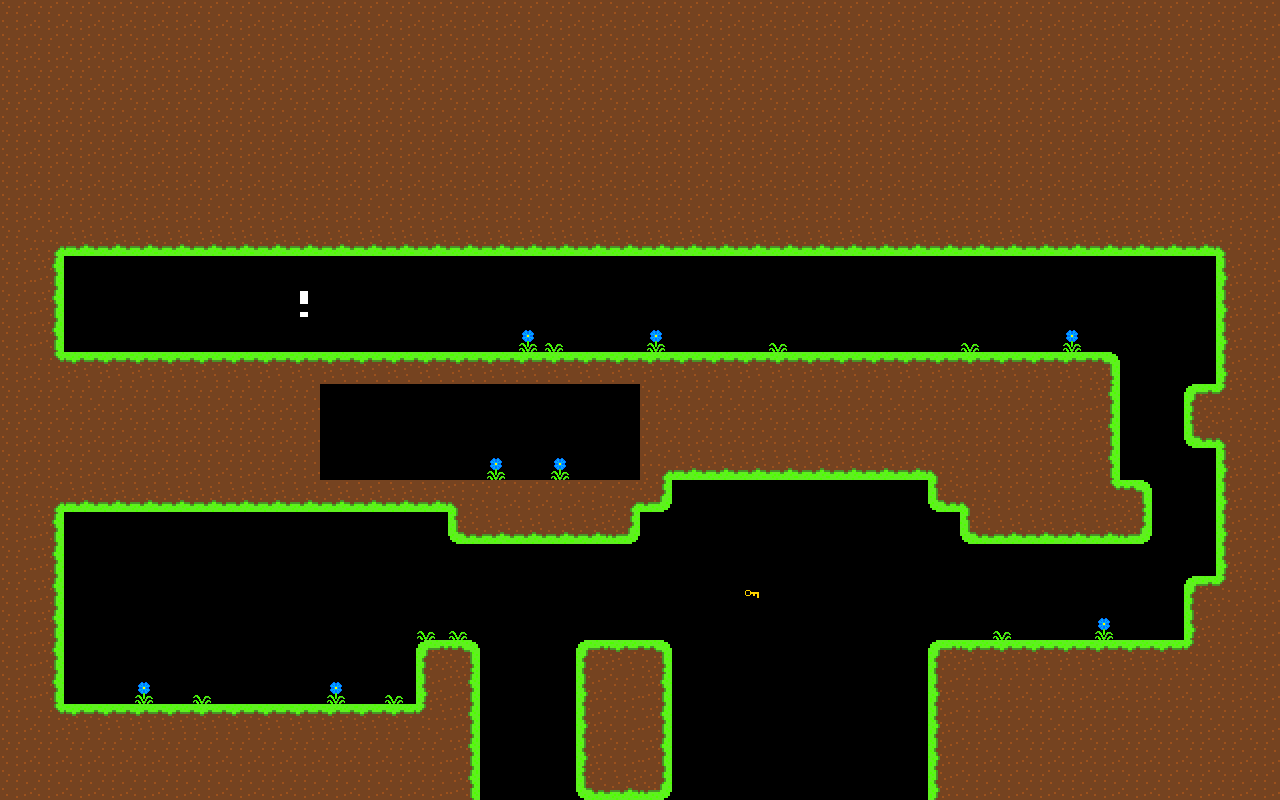

A level layout from a 2D game, rendered from its tile map. Below: a short description, then the map file with tile-grid data replaced by summaries:
An orthogonal 40x25 tile map with 32x32 px tiles, 5 tile layers (Enemy, Floor, Deco, Deco2, ...), 1 hidden layer not drawn, 3 tilesets.

<map version="1.10" tiledversion="1.10.2" orientation="orthogonal" renderorder="right-down" width="40" height="25" tilewidth="32" tileheight="32" infinite="0" nextlayerid="8" nextobjectid="1">
 <tileset firstgid="1" source="tsx/interactables.tsx" />
 <tileset firstgid="5" source="tsx/dirt_terrain.tsx" />
 <tileset firstgid="21" source="tsx/Deco.tsx" />
 <layer id="7" name="Enemy" width="40" height="25">
  <data>[1000 cells, 1 non-empty, 1 distinct tile ids]</data>
 </layer>
 <layer id="2" name="Floor" width="40" height="25">
  <data>[1000 cells, 617 non-empty, 13 distinct tile ids]</data>
 </layer>
 <layer id="3" name="Deco" width="40" height="25">
  <data>[1000 cells, 45 non-empty, 6 distinct tile ids]</data>
 </layer>
 <layer id="4" name="Interactable" width="40" height="25" visible="0">
  <data>[1000 cells, 2 non-empty, 2 distinct tile ids]</data>
 </layer>
 <layer id="5" name="Deco2" width="40" height="25">
  <data>[1000 cells, 0 non-empty, 0 distinct tile ids]</data>
 </layer>
 <layer id="6" name="Floor2" width="40" height="25">
  <data>[1000 cells, 0 non-empty, 0 distinct tile ids]</data>
 </layer>
</map>